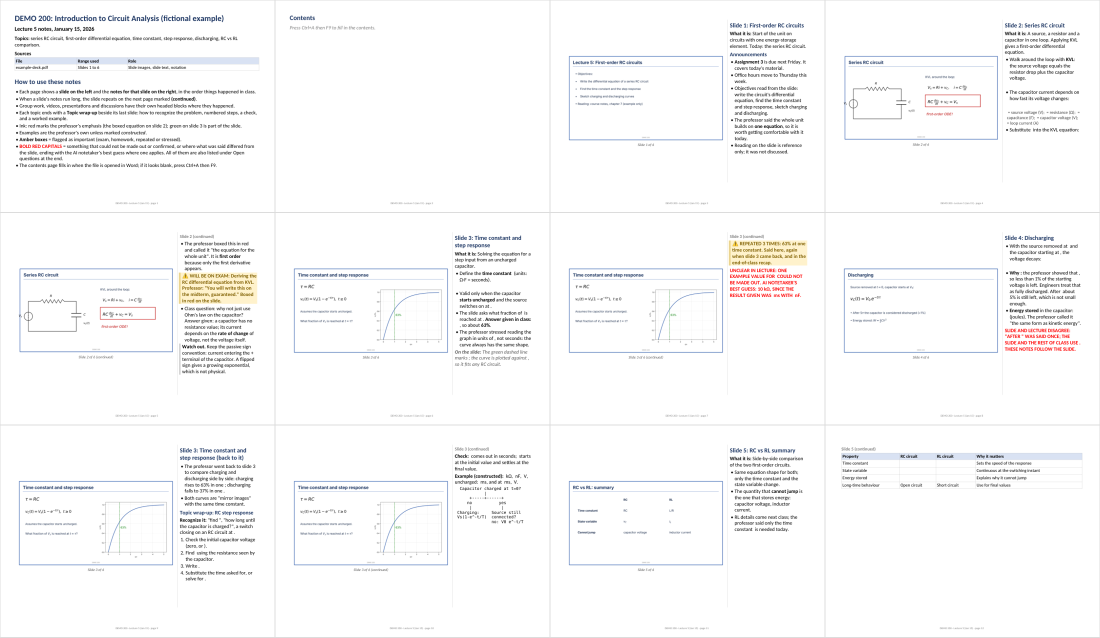
#> input picture example/reference-sheet1.png, 2200 x 1275 px (shown at 1/2 size)
$ python -i slide_crop.py   (imports and definitions only)
#> lines starting #> are read from the running program, lines starting #| are printed output that depends on the picture; after the words box and inside, x2 and y2 are one past the last pixel; in counts of white or black regions, pixels touching at a corner belong together
#!/usr/bin/env python3
"""
slide_crop.py: cut a figure (circuit, block diagram, plot, flowchart, table, photo) out of a slide
image from `build_notes.py scan` (slides/cN.png), for the cheat sheet or a notes page. Any course.

  1. Find coordinates in one look (labelled grid, fractions 0-1 of width and height):
       python3 slide_crop.py grid slides/c12.png -o grid12.png
  2. Crop, optionally blanking example values and writing symbols in their place:
       python3 slide_crop.py crop slides/c12.png --box 0.05 0.30 0.55 0.85 -o figs/s12_circuit.png \
           --blank 0.40 0.52 0.48 0.58 --label 0.40 0.52 "R_2"
     --box/--blank/--label coordinates are slide fractions (x0 y0 x1 y1, origin top-left).
     White margins are trimmed. --blank is repeatable (white fill); --label writes text at the
     top-left corner of a blanked spot, sized to its height (use plain text or Unicode symbols;
     "_x" makes a subscript-looking smaller suffix). --strip-ink whitens coloured handwritten
     ink and highlighter (any saturated pixel) and keeps black/grey line art.
  3. Put two pieces side by side (e.g. a circuit from one slide and a plot from another):
       python3 slide_crop.py pair figs/a.png figs/b.png -o figs/entry.png [--ratio 1.2]

Then reference the PNG with "!fig figs/<name>.png" in notes.md (the builder scales it to the
column), or pass it to cheat_update.py. Check every crop by looking at it: no cut-off labels,
no neighbouring slide text, no example values left on a cheat-sheet figure.
"""
import argparse, sys
from PIL import Image, ImageDraw, ImageFont, ImageOps


# [7 lines left out: function font, not called in this run]


def frac_box(im, b):
    x0, y0, x1, y1 = b
    return (int(x0 * im.width), int(y0 * im.height), int(x1 * im.width), int(y1 * im.height))


def trim(im, pad=12):
    g = ImageOps.invert(im.convert("L")).point(lambda v: 255 if v > 20 else 0)
    bb = g.getbbox()
    if not bb:
        return im
    return im.crop((max(0, bb[0] - pad), max(0, bb[1] - pad), min(im.width, bb[2] + pad), min(im.height, bb[3] + pad)))


# [100 lines left out: functions cmd_grid, strip_ink, cmd_crop, cmd_pair, main, not called in this run]


# [2 lines not run here, left out]

>>> from PIL import Image
>>> picture = Image.open('../example/reference-sheet1.png')
#> picture is the input picture: PIL image 2200x1275 RGB; mean R, G, B 248.9, 248.8, 249
>>> result = trim(picture)
#> in trim, `g = ImageOps.invert(im.convert("L")).point(lambda v: 255 if v > 20 els..`:
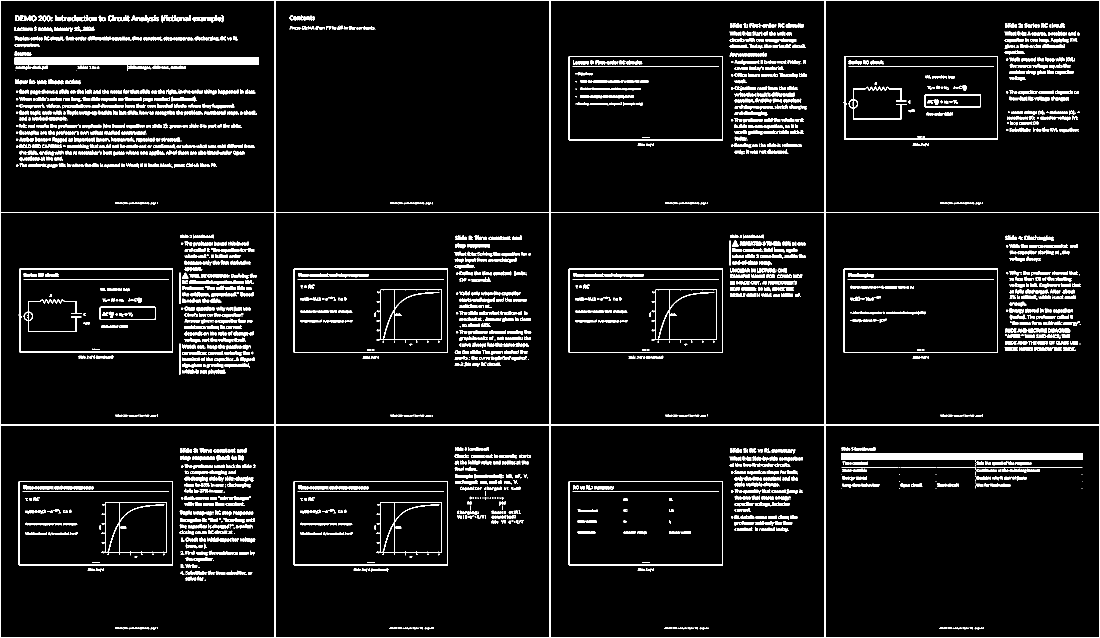
#> g: PIL image 2200x1275 L (shown at 1/2 size); 7.1% white; 1964 white regions (490 under 20 px), largest, box (x1, y1, x2, y2) and area: (0, 0, 2200, 1275) 23352, (29, 115, 518, 142) 6845, (1682, 906, 2165, 924) 6677
#> in trim, `bb = g.getbbox()`: bb = (0, 0, 2200, 1275)
